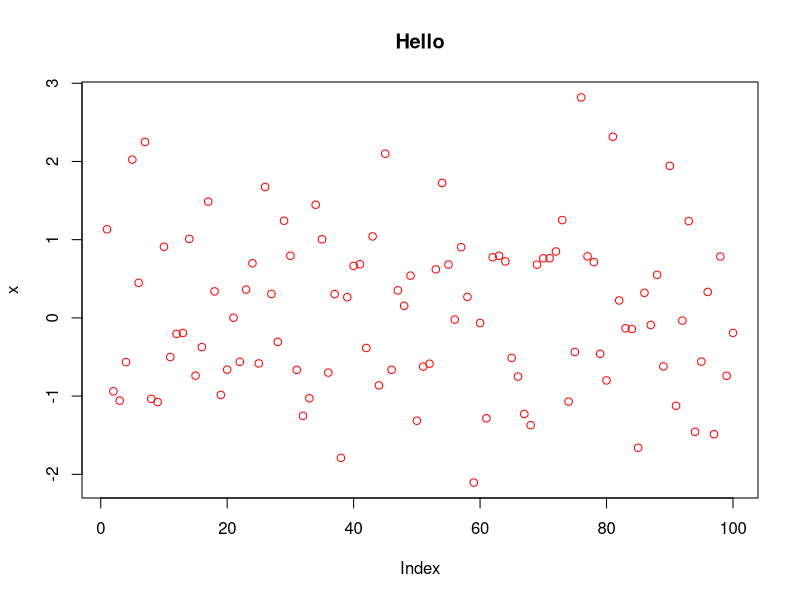
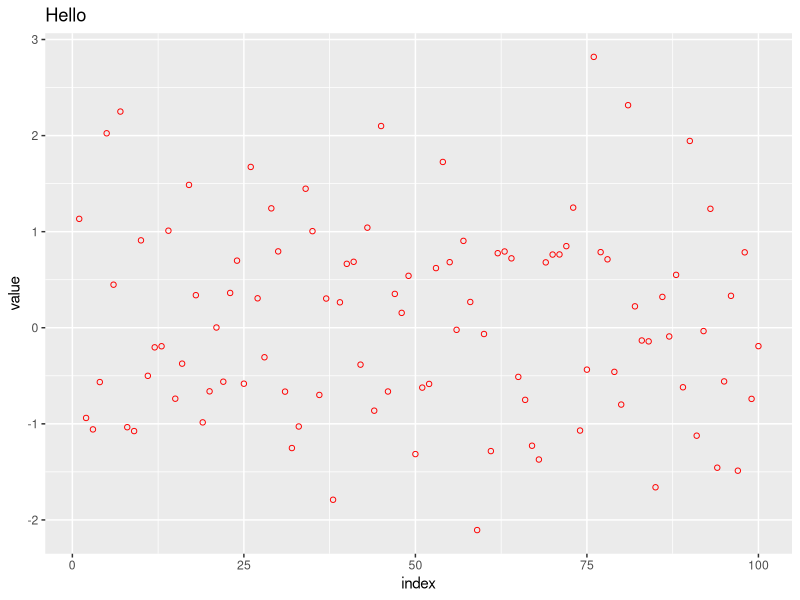

Write the R code that produced these figures, in order.
x <- rnorm(100)
plot(x,
     col = "red",
     main = "Hello")

library(ggplot2)
# Make a ggplot version of the above plot function, but not a histogram, just a
# scatter plot of the points. The x-axis should be the index of the point (1 to
# 100) and the y-axis should be the value of the point.
# Make the red circles open not closed circles. You can do this by setting the
# shape argument in geom_point to 1.
df <- data.frame(index = 1:100, value = x)
ggplot(df, aes(x = index, y = value)) +
  geom_point(shape = 1, color = "red") +
  ggtitle("Hello")
# make circle open by setting shape to 1
# no background color by default, so no need to set it to NA
